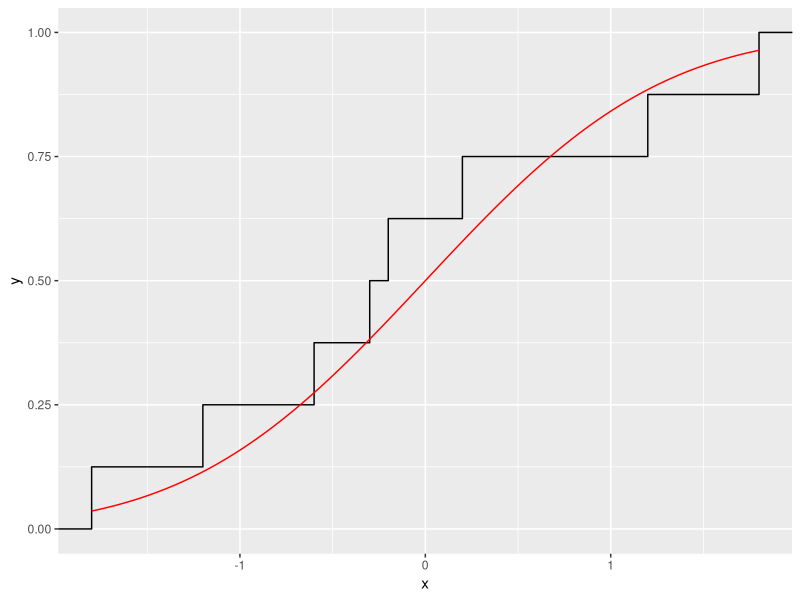
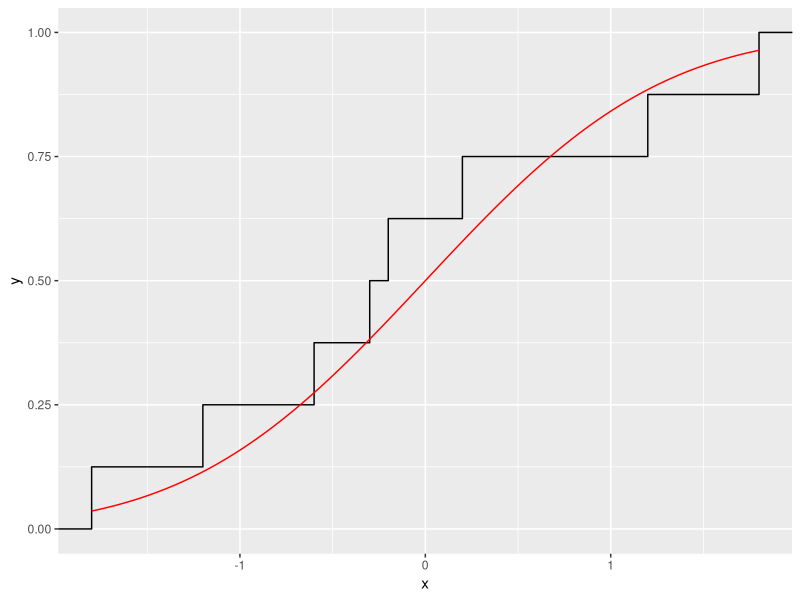

Write R code to recreate these figures, in order. (Note: this script raises an error after producing the figures.)
## ---- chunk 1
library(ggplot2)
library(xtable)


xj = sort(c(6.6, 0.6, 3.4, 1.8, -0.6, 2.4, 2.6, 5.4))

  
  
uj = (xj - 3)/ 2
ks.test(uj, "pnorm")


#xseq<-st

#densities<-dnorm(xseq, 0,1)
#densities
F.uj<-pnorm(uj, 0, 1)
#ecdf(x)


F.n= c(1:8)/8

# S3 method for ecdf
outcomes = data.frame(
  xj, 
  uj, 
  F.uj, 
  c(1:8),
  F.n,
  abs(F.uj-F.n)
)

#zadanie1= table(outcomes)
#print(xtable(outcomes, type = "latex"), file = "table_zadanie1.tex")
View(outcomes)
#df <- data.frame(height = (st))

# geom_step(data = norm_df)
## ---- chunk 2
set.seed(15)
dd <- data.frame(x=uj)
ggplot(dd, aes(x)) +
    stat_ecdf() + 
    stat_function(fun = pnorm, colour = "red")

ed <- ecdf(dd$x)
maxdiffidx <- which.max(abs(ed(dd$x)-pnorm(dd$x)))
print(maxdiffidx)
maxdiffat <- dd$x[maxdiffidx]

ggplot(dd, aes(x)) +
    stat_ecdf() + 
    stat_function(fun = pnorm, colour = "red")
maxdiffat

## ---- chunk 3
install.packages("xtable")
## ---- chunk 4

library(ggplot2)
library(xtable)

n = 6
xj_exp = sort(c(2.62, 0.92, 1.75, 4.84, 0.26, 1.27))

uj = xj



F.uj<-pexp(xj_exp, rate=1/2)

ks.test(uj, "pexp", rate=1/2)

F.n= c(1:n)/n

# S3 method for ecdf

outcomes = data.frame(
  xj_exp, 
  uj, 
  F.uj, 
  c(1:n),
  F.n,
  abs(F.uj-F.n)
)

zadanie2= table(outcomes)
outcomes
#View(outcomes)
#print(xtable(zadanie2, type = "latex"), file = "table_zadanie2.tex")

dd <- data.frame(x=uj)
ed <- ecdf(dd$x)
#print(ed, "ed")


maxdiffidx <- which.max(abs(ed(dd$x)-pexp(dd$x, rate=2)))
#print(maxdiffidx)
#print(pexp(dd$x, rate=2))
maxdiffat <- dd$x[maxdiffidx]
#print(maxdiffat)
print(maxdiffat)


ggplot(dd, aes(x)) +
    stat_ecdf() + 
    stat_function(fun = pexp, colour = "pink")
#maxdiffat

## ---- chunk 5

library(ggplot2)

xj = sort(c(-1.5, 0.3, 0.8, 2.0, -2.0, -0.8, 0.6, -0.6, 1.5, -0.3))

n = length(xj)
uj = xj



F.uj<-pnorm(uj, 0, 1)
F.uj


F.n= c(1:n)/n

# S3 method for ecdf

outcomes3 = data.frame(
  xj, 
  uj, 
  F.uj, 
  c(1:n),
  F.n,
  abs(F.uj-F.n)
)
ks.test(uj, "pnorm", 0, 1)

zadanie3= table(outcomes3)
head(zadanie3)
print(xtable(outcomes3, type = "latex"), file = "table_zadanie3.tex")

dd <- data.frame(x=uj)
ed <- ecdf(dd$x)
#print(ed, "ed")


maxdiffidx <- which.max(abs(ed(dd$x)-F.uj))
print(maxdiffidx)
maxdiffat <- dd$x[maxdiffidx]
print(maxdiffat)

ggplot(dd, aes(x)) +
    stat_ecdf() + 
    stat_function(fun = pnorm, colour = "pink")
